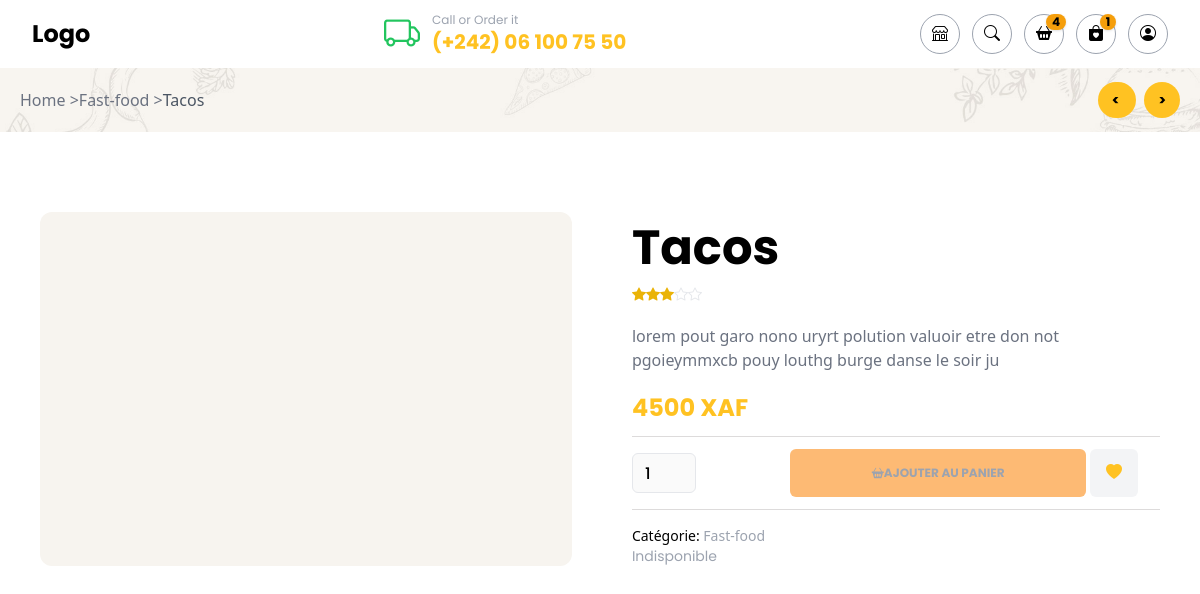
The page /description.php/?id=3 on the database its author committed.
### tables this page shows
CREATE TABLE IF NOT EXISTS `produits` (
  `id` int(9) NOT NULL AUTO_INCREMENT,
  `nom` varchar(100) NOT NULL,
  `prix` float NOT NULL,
  `stock` int(9) DEFAULT NULL,
  `description` text DEFAULT NULL,
  `categorie_id` int(9) NOT NULL,
  `image` varchar(200) DEFAULT NULL,
  `statut` int(1) NOT NULL,
  PRIMARY KEY (`id`),
  KEY `categorie_id` (`categorie_id`)
);

CREATE TABLE IF NOT EXISTS `categories` (
  `id` int(9) NOT NULL AUTO_INCREMENT,
  `nom` varchar(100) NOT NULL,
  `statut` int(1) DEFAULT NULL,
  `image` varchar(100) DEFAULT NULL,
  PRIMARY KEY (`id`)
);

### description.php (called while the page is built, shortened)
<?php
$id = intval($_GET['id']);
$repoProduit = new ProductRepository();
$repoPanier = new PanierRepository();
$produitPanier = $repoPanier->getOrAddCountProduit($id);
$countProduit = 1;
$itemId = null;
if(!empty($produitPanier)){
    $countProduit = $produitPanier['quantite'];
    $itemId = $produitPanier['id'];
}
$repoFavorie = new FavorieRepository();
$produitFavories = $repoFavorie->getItemFavorie();
$favs = [];
foreach($produitFavories as $fav) {
    $favs[] = $fav['id'];
}
$produit = $repoProduit->findById($id);
$perPage = 10;
$page = intval($_GET['page'] ?? 1);
$produits = $repoProduit->getAll($page, $perPage, $_GET);
$prev = [];
$next = [];
for($i = 0; $i<count($produits); $i++){
    if($produits[$i]->getId() === $produit->getId()){
        if($i != 0){
            $id = $i-1;
            $prev = $produits[$id];
        }else{
            $prev = $produits[$i];
        }
        if($i != (count($produits) - 1)){
            $id = $i+1;
            $next = $produits[$id];
        }else{
            $next = $produits[$i];
        }
    }
}
$inFavoris = in_array($produit->getId(), $favs);
$produit->setInFavorite($inFavoris);
view(
    name: 'description',
    pageTitle: "Description",
    layout: "front",
    params: [
        'produit' => $produit,
        'prev' => $prev,
        'next' => $next,
        'countProduit' => $countProduit,
        'itemId' => $itemId,
    ]
);

### db.php (called while the page is built)
<?php
function db() : PDO {
    $db =  new PDO("mysql:host=". HOST . ";charset=utf8;dbname=". DB_NAME, USER, PASS);
    $db->setAttribute(PDO::ATTR_ERRMODE, PDO::ERRMODE_EXCEPTION);
    $db->setAttribute(PDO::ATTR_DEFAULT_FETCH_MODE, PDO::FETCH_ASSOC);
    return $db;
}

### repositories/product_repository.php (called while the page is built, shortened)
<?php
class ProductRepository
{
    public function getAll($page, $perPage, array $filters = [])
    {
        $sql = "SELECT p.id, p.nom, p.prix, p.stock, p.description, p.image, p.statut, c.nom as category, c.id as categoryId FROM produits p INNER JOIN categories c ON c.id = p.categorie_id";
        $statut = $filters['statut'] ?? "";
        $prixMin = $filters['min'] ?? null;
        $sql .= " LIMIT :l OFFSET :o";
        $stmt = db()->prepare($sql);
        $offset = ($page - 1) * $perPage;
        $stmt->bindParam('l', $perPage, PDO::PARAM_INT);
        $stmt->bindParam('o', $offset, PDO::PARAM_INT);
        $stmt->execute();
        $stmt->setFetchMode(PDO::FETCH_CLASS, Produit::class);
        $products = $stmt->fetchAll();
        return $products;
    }
    public function findById($id)
    {
        $stmt = db()->prepare('SELECT p.id, p.nom, p.prix, p.stock, p.categorie_id, p.description, p.statut, p.image, c.id as categoryId, c.nom as category FROM produits p INNER JOIN categories c ON c.id = p.categorie_id WHERE p.id = ?');
        $stmt->execute([$id]);
        $stmt->setFetchMode(PDO::FETCH_CLASS, Produit::class);
        return $stmt->fetch();
    }
}

### repositories/favorie_repository.php (called while the page is built, shortened)
<?php
class FavorieRepository
{
    public static function getOrCreateFavorieId()
    {
        $visitorId = get_visitor_id();
        $stmt = db()->prepare('SELECT id FROM favories WHERE client_id = ?');
        $stmt->execute([$visitorId]);
        $favorieId = $stmt->fetchColumn();
        if (!$favorieId) {
            $pdo = db();
            $stmt = $pdo->prepare('INSERT INTO favories(client_id) VALUE (?)');
            $stmt->execute([$visitorId]);
            $favorieId = $pdo->lastInsertId();
        }
        return $favorieId;
    }
    public static function getItemFavorie()
    {
        $currentCart = static::getOrCreateFavorieId();
        $stmt = db()->query('SELECT produit_id as id FROM favorie_items  WHERE favorie_id = ' . $currentCart);
        return $stmt->fetchAll();
    }
}

### models/produit.model.php (called while the page is built, shortened)
<?php
class Produit
{
    private $id;
    private $nom;
    private $prix;
    private $category;
    private $description;
    private $statut;
    private $inFavorite = false;
    public function getId(): int
    {
        return $this->id;
    }
    public function getNom(): string
    {
        return $this->nom;
    }
    public function getPrix(): float
    {
        return $this->prix;
    }
    public function getCategory(): string
    {
        return $this->category;
    }
    public function getDescription(): string
    {
        return $this->description;
    }
    public function getStatut(): int
    {
        return $this->statut;
    }
    public function setInFavorite(bool $inFavorite)
    {
        $this->inFavorite = $inFavorite;
    }
    public function isInFavorite()
    {
        return $this->inFavorite;
    }
}

### views/description.view.php (the view, shortened to what this page needs)
<div class="flex justify-between items-center p-5 w-[100%] bg-shop bg-cover mb-10">
    <div class="md:flex">
        <a href="/" class=" font-sans text-gray-500 hover:text-primary">Home ></a><a href="" class=" font-sans text-gray-500 hover:text-primary">
            <?= $produit->getCategory() ?> >
        </a>
        <p class="font-sans text-gray-600">
            <?= $produit->getNom() ?>
        </p>
    </div>
    <div>
        <a href="./?id=<?= $prev->getId() ?>" class="btn-produit-prev bg-primary hover:bg-orange-400 mr-2 rounded-full px-3.5 py-2  font-bold text-sm">
            <
    <a href="./?id=<?= $next->getId() ?>" class="btn-produit-nex bg-primary hover:bg-orange-400 rounded-full px-3.5 py-2 font-bold text-sm">>
    </a>
</div>
</div>
<div class="description md:mb-5 mb-[10rem]">
    <div class="desc-image">
    </div>
    <div class="desc-text">
        <p class="title-desc">
            <?= $produit->getNom() ?>
        </p>
        <div class="star flex text-sm font-sans mb-5">
            <span class="text-yellow-500"><i class="bi bi-star-fill"></i></i></span>
            <span class="text-yellow-500"><i class="bi bi-star-fill"></i></i></span>
            <span class="text-yellow-500"><i class="bi bi-star-fill"></i></i></span>
            <span class="text-gray-200"><i class="bi bi-star"></i></span>
            <span class="text-gray-200"><i class="bi bi-star"></i></span>
        </div>
        <p class="font-sans text-gray-500 mb-5">
            <?= $produit->getDescription() ?>
        </p>
        <p class="text-2xl font-bold text-primary mb-3">
            <?= $produit->getPrix() ?> XAF
        </p>
        <?php if ($produit->getStatut()) : ?>
            <form class="quantite" method="POST" action="/add_produit.php">
                <input type="hidden" name="action" value="_add_to_cart">
                <input type="hidden" name="currentPage" value="<?= $_SERVER['PHP_SELF'] . '/?id=' .  $produit->getId() ?>">
                <input type="hidden" name="id" value="<?= $produit->getId() ?>">
                <div>
                    <input type="number" name="quantite" value="<?= $countProduit ?>" min="1" class="border border-gray-200 p-3 font-[500] w-16 rounded-md h-10 outline-1 outline-primary ">
                </div>
                <div class="md:w-[70%] md:mt-0 mt-4 flex">
                    <button type="submit" class="bg-primary p-4 mr-1 rounded-md hover:text-white w-[80%] font-bold text-xs transition-all duration-300"><i class="bi bi-basket2-fill"></i> AJOUTER AU PANIER</button>
            </form>
            <form action="/add_produit.php" method="post" class="">
                <input type="hidden" name="action" value="_add_to_favorie">
                <input type="hidden" name="currentPage" value="<?= $_SERVER['PHP_SELF'] . '?id=' . $produit->getId() ?>">
                <input type="hidden" name="id" value="<?= $produit->getId() ?>">
                <button type="submit" class="<?= $produit->isInFavorite() ? 'in-fav' : 'text-gray-300' ?> px-4 py-3 bg-gray-100 rounded-md"><i class="bi bi-heart-fill"></i></button>
            </form>
    </div>
<?php else : ?>
    <div class="quantite">
        <input type="number" disabled value="1" class="border border-gray-200 p-3 font-[500] w-16 rounded-md h-10 outline-1 ">
        <div class="md:w-[70%] md:mt-0 mt-4 flex">
            <span class="flex justify-center bg-orange-300 p-4 mr-1 rounded-md w-[80%] font-bold text-xs text-gray-400 "><i class="bi bi-basket2-fill text-gray-400"></i> AJOUTER AU PANIER</span>
            <form action="/add_produit.php" method="post" class="">
                <button type="submit" class="<?= $produit->isInFavorite() ? 'in-fav' : 'text-gray-300' ?> px-4 py-3 bg-gray-100 rounded-md"><i class="bi bi-heart-fill"></i></button>
            </form>
        </div>
    </div>
<?php endif ?>
<p class="font-sans text-sm">Catégorie:
    <a href="" class="font-borld text-sm text-gray-400 hover:text-primary hover:underline">
        <?= $produit->getCategory() ?>
    </a>
</p>
<?php if ($produit->getStatut()) : ?>
    <p class="font-borld text-sm text-gray-400">Disponible</p>
<?php else : ?>
    <p class="font-borld text-sm text-gray-400">Indisponible</p>
<?php endif ?>
</div>
</div>

### rows shown on the page
produits: categorie.nom "Fast-food", nom "Tacos", description "lorem pout garo nono uryrt polution valuoir etre don not pgoieymmxcb pouy louthg burge danse le soir ju", prix "4500"

### other values the page prints
$cartItems "4"
$FavorieItems "1"
